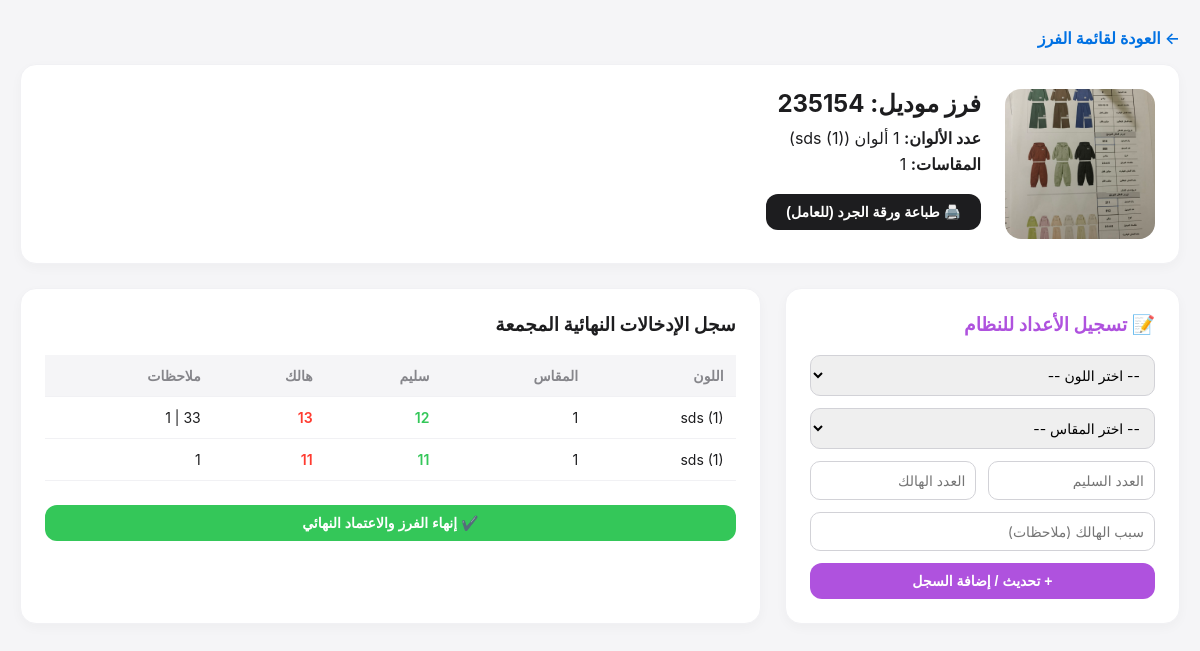
The app's page /qc/model/2 with its own data.
### app/models.py (models this page shows)
class DesignModel(db.Model):
    id = db.Column(db.Integer, primary_key=True)
    model_code = db.Column(db.String(50), unique=True, nullable=False)
    image_url = db.Column(db.String(200), nullable=False)
    model_type = db.Column(db.String(50), nullable=True)
    status = db.Column(db.String(50), default='تصميم')
    is_deleted = db.Column(db.Boolean, default=False)
    target_quantity = db.Column(db.Integer, default=0)
    marker_length = db.Column(db.Float, nullable=True)
    sizes_selected = db.Column(db.String(200), nullable=True)
    main_marker_url = db.Column(db.String(200), nullable=True)
    print_marker_url = db.Column(db.String(200), nullable=True)
    marker_efficiency = db.Column(db.Float, nullable=True)
    notes_shirt = db.Column(db.Text, nullable=True)
    notes_pants = db.Column(db.Text, nullable=True)
    created_at = db.Column(db.DateTime, default=get_egypt_time)
    colored_at = db.Column(db.DateTime, nullable=True)
    cut_at = db.Column(db.DateTime, nullable=True)
    requirements = db.relationship('ModelRequirement', backref='model', lazy=True)
    accessories = db.relationship('ModelAccessory', backref='model', lazy=True)
    cutting_records = db.relationship('CuttingRecord', backref='model', lazy=True)
    qc_records = db.relationship('QCRecord', backref='model', lazy=True)

class SizeDef(db.Model):
    id = db.Column(db.Integer, primary_key=True)
    name = db.Column(db.String(20), unique=True, nullable=False)

class QCRecord(db.Model):
    id = db.Column(db.Integer, primary_key=True)
    model_id = db.Column(db.Integer, db.ForeignKey('design_model.id'), nullable=False)
    color_name = db.Column(db.String(100), nullable=False)
    size = db.Column(db.String(20), nullable=False)
    good_qty = db.Column(db.Integer, default=0, nullable=False)
    defect_qty = db.Column(db.Integer, default=0, nullable=False)
    defect_notes = db.Column(db.String(200), nullable=True)
    stage = db.Column(db.String(50), default='قبل الطباعة')
    created_at = db.Column(db.DateTime, default=get_egypt_time)

### app/qc/routes.py (the view)
@qc_bp.route('/model/<int:model_id>')
def model_details(model_id):
    model = DesignModel.query.get_or_404(model_id)
    sizes = SizeDef.query.all()
    colors = []
    for req in model.requirements:
        color_name = f"{req.color.color_code} ({req.part_name})"
        if color_name not in colors:
            colors.append(color_name)
    return render_template('qc/details.html', model=model, sizes=sizes, colors=colors)

### app/templates/qc/details.html (shortened to what this page needs)
{% extends 'base.html' %}
{% block content %}
<div class="no-print" style="margin-bottom: 16px;">
    <a href="/qc" style="color: #0071e3; text-decoration: none; font-weight: 600;">← العودة لقائمة الفرز</a>
</div>
<div class="apple-card print-section">
    <div class="print-header" style="display: flex; gap: 24px; align-items: flex-start;">
        <img src="{{ model.image_url }}" style="width: 150px; height: 150px; border-radius: 16px; object-fit: cover;">
        <div>
            <h1 style="margin: 0 0 10px 0; font-size: 24px;">فرز موديل: {{ model.model_code }}</h1>
            <p style="font-size: 16px; color: #1d1d1f; margin: 6px 0;"><strong>عدد الألوان:</strong> {{ colors|length }} ألوان ({{ colors|join('، ') }})</p>
            <p style="font-size: 16px; color: #1d1d1f; margin: 6px 0;"><strong>المقاسات:</strong> {% for s in sizes %}{{ s.name }}{% if not loop.last %}، {% endif %}{% endfor %}</p>
            <div class="no-print" style="margin-top: 20px;">
                <button onclick="window.print()" class="apple-btn" style="background: #1d1d1f;">🖨️ طباعة ورقة الجرد (للعامل)</button>
            </div>
        </div>
    </div>
</div>
<div class="no-print" style="display: flex; gap: 24px; flex-wrap: wrap;">
    <div class="apple-card" style="flex: 1; min-width: 300px;">
        <h3 style="margin-top: 0; color: #af52de;">📝 تسجيل الأعداد للنظام</h3>
        <form action="/qc/model/{{ model.id }}/add_record" method="POST" style="display: grid; gap: 12px;">
            <select name="color_name" class="form-input" required>
                <option value="">-- اختر اللون --</option>
            </select>
            <select name="size" class="form-input" required>
                <option value="">-- اختر المقاس --</option>
            </select>
            <div style="display: flex; gap: 12px;">
                <input type="number" name="good_qty" class="form-input" placeholder="العدد السليم" required>
                <input type="number" name="defect_qty" class="form-input" placeholder="العدد الهالك" required>
            </div>
            <input type="text" name="defect_notes" class="form-input" placeholder="سبب الهالك (ملاحظات)">
            <button type="submit" class="apple-btn" style="background: #af52de;">+ تحديث / إضافة السجل</button>
        </form>
    </div>
    <div class="apple-card" style="flex: 2; min-width: 400px;">
        <h3 style="margin-top: 0;">سجل الإدخالات النهائية المجمعة</h3>
        <table class="log-table">
            <tr><th>اللون</th><th>المقاس</th><th>سليم</th><th>هالك</th><th>ملاحظات</th></tr>
            {% for rec in model.qc_records %}
            <tr>
                <td>{{ rec.color_name }}</td>
                <td>{{ rec.size }}</td>
                <td style="color: #34c759; font-weight: 600;">{{ rec.good_qty }}</td>
                <td style="color: #ff3b30; font-weight: 600;">{{ rec.defect_qty }}</td>
                <td>{{ rec.defect_notes or '---' }}</td>
            </tr>
            {% else %}
            <tr><td colspan="5" style="text-align: center; color: #86868b;">لم يتم تسجيل أعداد بعد.</td></tr>
            {% endfor %}
        </table>
        <form action="/qc/model/{{ model.id }}/finish" method="POST" style="margin-top: 24px;" onsubmit="return confirm('هل أنت متأكد من الاعتماد النهائي للفرز؟');">
            <button type="submit" class="apple-btn" style="width: 100%; background: #34c759;">✔️ إنهاء الفرز والاعتماد النهائي</button>
        </form>
    </div>
</div>
{% endblock %}

### app/templates/base.html (style rules this page uses)
body { font-family: -apple-system, BlinkMacSystemFont, "Segoe UI", Roboto, sans-serif; background-color: #f5f5f7; margin: 0; color: #1d1d1f; }

### app/templates/qc/details.html (style rules this page uses)
.apple-card { background: white; border-radius: 16px; padding: 24px; border: 1px solid #f1f1f4; box-shadow: 0 4px 12px rgba(0,0,0,0.03); margin-bottom: 24px; }
.form-input { padding: 10px; border: 1px solid #d2d2d7; border-radius: 10px; font-family: inherit; font-size: 14px; width: 100%; box-sizing: border-box; }
.apple-btn { padding: 10px 20px; border: none; border-radius: 12px; cursor: pointer; font-weight: 600; font-size: 14px; color: white; display: inline-block; text-align: center; text-decoration: none; }
.log-table { width: 100%; border-collapse: collapse; margin-top: 16px; }
.log-table th, .log-table td { padding: 12px; text-align: right; border-bottom: 1px solid #f1f1f4; font-size: 14px; }
.log-table th { background: #f5f5f7; color: #86868b; }

### records on screen
DesignModel: image_url (picture), model_code "235154"
SizeDef: name "1"
QCRecord: color_name "sds (1)", size "1", good_qty "12", defect_qty "13", defect_notes "33 | 1"
QCRecord: color_name "sds (1)", size "1", good_qty "11", defect_qty "11", defect_notes "1"

### other values on screen
{{ colors|join('، ') }} "sds (1)"
